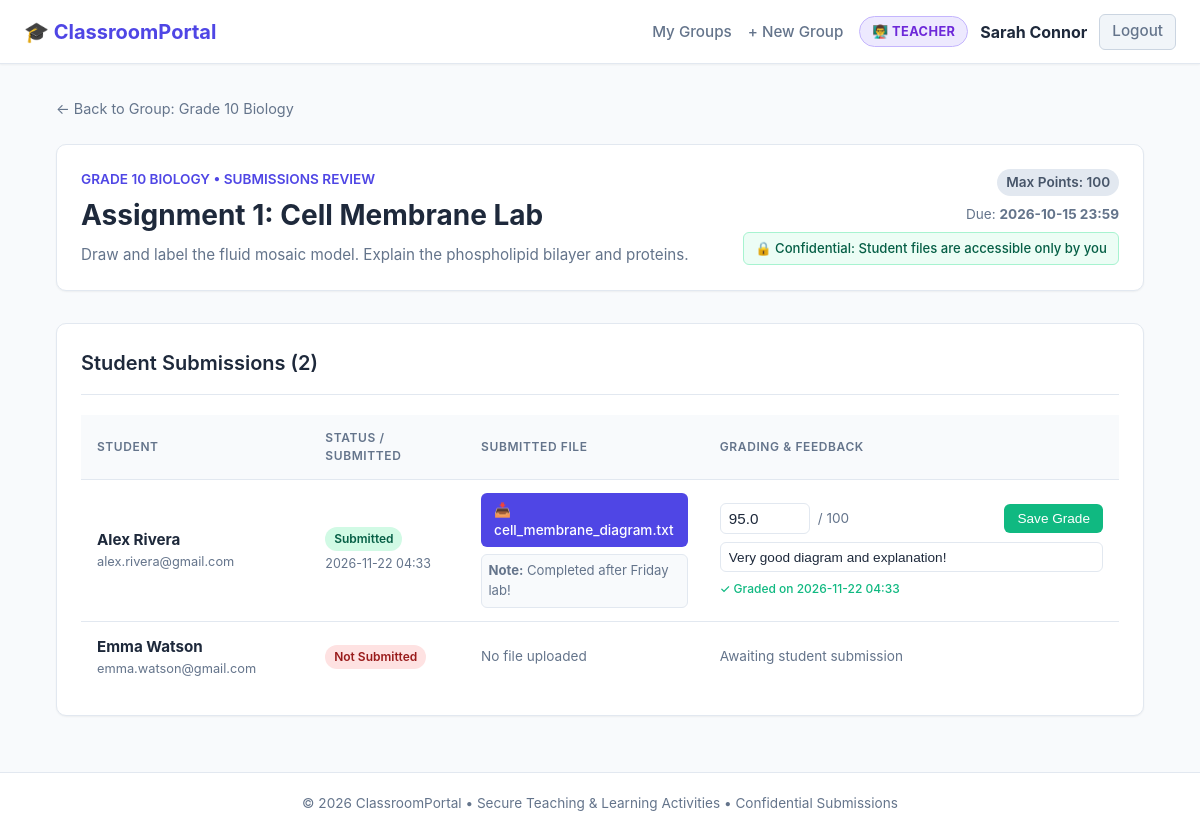
The app's page /teacher/assignments/9/submissions (signed in) with its own data.
### tables this page shows
CREATE TABLE users (
            id INTEGER PRIMARY KEY AUTOINCREMENT,
            username TEXT UNIQUE NOT NULL,
            email TEXT UNIQUE NOT NULL,
            password_hash TEXT NOT NULL,
            role TEXT NOT NULL CHECK(role IN ('teacher', 'student')),
            full_name TEXT NOT NULL,
            created_at TIMESTAMP DEFAULT CURRENT_TIMESTAMP
        );

CREATE TABLE groups (
            id INTEGER PRIMARY KEY AUTOINCREMENT,
            name TEXT NOT NULL,
            description TEXT,
            join_code TEXT UNIQUE NOT NULL,
            teacher_id INTEGER NOT NULL,
            created_at TIMESTAMP DEFAULT CURRENT_TIMESTAMP,
            FOREIGN KEY (teacher_id) REFERENCES users(id) ON DELETE CASCADE
        );

CREATE TABLE assignments (
            id INTEGER PRIMARY KEY AUTOINCREMENT,
            group_id INTEGER NOT NULL,
            title TEXT NOT NULL,
            description TEXT NOT NULL,
            due_date TEXT,
            max_points INTEGER DEFAULT 100,
            attachment_filename TEXT,
            original_attachment_name TEXT,
            created_at TIMESTAMP DEFAULT CURRENT_TIMESTAMP,
            FOREIGN KEY (group_id) REFERENCES groups(id) ON DELETE CASCADE
        );

CREATE TABLE submissions (
            id INTEGER PRIMARY KEY AUTOINCREMENT,
            assignment_id INTEGER NOT NULL,
            student_id INTEGER NOT NULL,
            stored_filename TEXT NOT NULL,
            original_filename TEXT NOT NULL,
            notes TEXT,
            submitted_at TIMESTAMP DEFAULT CURRENT_TIMESTAMP,
            grade REAL,
            feedback TEXT,
            graded_at TIMESTAMP,
            FOREIGN KEY (assignment_id) REFERENCES assignments(id) ON DELETE CASCADE,
            FOREIGN KEY (student_id) REFERENCES users(id) ON DELETE CASCADE,
            UNIQUE(assignment_id, student_id)
        );

### app.py (the view)
@app.route('/teacher/assignments/<int:assignment_id>/submissions')
@teacher_required
def teacher_assignment_submissions(assignment_id):
    db = get_db()
    assignment = db.execute(
        '''SELECT a.*, g.name AS group_name, g.teacher_id
           FROM assignments a
           JOIN groups g ON a.group_id = g.id
           WHERE a.id = ? AND g.teacher_id = ?''',
        (assignment_id, g.user['id'])
    ).fetchone()
    if not assignment:
        flash('Assignment not found or access unauthorized.', 'danger')
        return redirect(url_for('teacher_dashboard'))
    students = db.execute(
        '''SELECT u.id AS student_id, u.full_name, u.email,
                  s.id AS submission_id, s.stored_filename, s.original_filename,
                  s.notes, s.submitted_at, s.grade, s.feedback, s.graded_at
           FROM group_memberships m
           JOIN users u ON m.student_id = u.id
           LEFT JOIN submissions s ON s.assignment_id = ? AND s.student_id = u.id
           WHERE m.group_id = ?
           ORDER BY u.full_name ASC''',
        (assignment_id, assignment['group_id'])
    ).fetchall()
    return render_template('teacher/submissions.html', assignment=assignment, students=students)

### app.py (called while the page is built)
def get_db():
    db = getattr(g, '_database', None)
    if db is None:
        db_file = app.config.get('DATABASE_PATH', DATABASE_PATH)
        db = g._database = create_connection(db_file)
    return db

@app.teardown_appcontext
def close_connection(exception):
    db = getattr(g, '_database', None)
    if db is not None:
        db.close()

def get_current_user():
    if 'user_id' not in session:
        return None
    db = get_db()
    user = db.execute('SELECT * FROM users WHERE id = ?', (session['user_id'],)).fetchone()
    return user

@app.before_request
def load_user():
    g.user = get_current_user()

def teacher_required(f):
    @wraps(f)
    def decorated_function(*args, **kwargs):
        if g.user is None or g.user['role'] != 'teacher':
            flash('Access restricted to teachers only.', 'danger')
            return redirect(url_for('index'))
        return f(*args, **kwargs)
    return decorated_function

### database.py (called while the page is built)
def create_connection(path=None):
    db_file = path or DATABASE_PATH
    conn = sqlite3.connect(db_file)
    conn.row_factory = sqlite3.Row
    conn.execute("PRAGMA foreign_keys = ON;")
    return conn

### templates/teacher/submissions.html (shortened to what this page needs)
{% extends "base.html" %}
{% block content %}
<div style="margin-bottom: 1.5rem;">
    <a href="{{ url_for('teacher_group_detail', group_id=assignment['group_id']) }}" style="color: var(--text-muted); text-decoration: none; font-size: 0.9rem;">
        &larr; Back to Group: {{ assignment['group_name'] }}
    </a>
</div>
<div class="card" style="margin-bottom: 2rem;">
    <div style="display: flex; justify-content: space-between; align-items: flex-start; flex-wrap: wrap; gap: 1rem;">
        <div>
            <div style="font-size: 0.85rem; font-weight: 600; color: var(--primary); text-transform: uppercase; margin-bottom: 0.25rem;">
                {{ assignment['group_name'] }} &bull; Submissions Review
            </div>
            <h1 style="font-size: 1.75rem; font-weight: 700; margin-bottom: 0.5rem;">{{ assignment['title'] }}</h1>
            <p style="color: var(--text-muted); font-size: 0.95rem; white-space: pre-line;">{{ assignment['description'] }}</p>
        </div>
        <div style="text-align: right;">
            <div style="margin-bottom: 0.5rem;">
                <span class="badge badge-secondary" style="font-size: 0.85rem;">Max Points: {{ assignment['max_points'] }}</span>
            </div>
            {% if assignment['due_date'] %}
                <div style="font-size: 0.85rem; color: var(--text-muted);">
                    Due: <strong>{{ assignment['due_date'] }}</strong>
                </div>
            {% endif %}
            <div style="margin-top: 0.5rem;">
                <span class="privacy-badge">🔒 Confidential: Student files are accessible only by you</span>
            </div>
        </div>
    </div>
</div>
<div class="card">
    <div class="card-header">
        <h2 class="card-title">Student Submissions ({{ students|length }})</h2>
    </div>
    {% if students %}
        <div class="table-container">
            <table class="table">
                <thead>
                    <tr>
                        <th style="width: 22%;">Student</th>
                        <th style="width: 15%;">Status / Submitted</th>
                        <th style="width: 23%;">Submitted File</th>
                        <th style="width: 40%;">Grading &amp; Feedback</th>
                    </tr>
                </thead>
                <tbody>
                    {% for st in students %}
                        <tr>
                            <td>
                                <strong>{{ st['full_name'] }}</strong>
                                <div style="font-size: 0.8rem; color: var(--text-muted);">{{ st['email'] }}</div>
                            </td>
                            <td>
                                {% if st['submission_id'] %}
                                    <span class="badge badge-success">Submitted</span>
                                    <div style="font-size: 0.78rem; color: var(--text-muted); margin-top: 0.25rem;">
                                        {{ st['submitted_at'][:16] }}
                                    </div>
                                {% else %}
                                    <span class="badge badge-danger">Not Submitted</span>
                                {% endif %}
                            </td>
                            <td>
                                {% if st['submission_id'] %}
                                    <div style="margin-bottom: 0.4rem;">
                                        <a href="{{ url_for('download_submission_file', submission_id=st['submission_id']) }}" class="btn btn-primary btn-sm" title="Download securely">
                                            📥 {{ st['original_filename'] }}
                                        </a>
                                    </div>
                                    {% if st['notes'] %}
                                        <div style="font-size: 0.82rem; color: var(--text-muted); background: #f8fafc; padding: 0.4rem; border-radius: var(--radius-sm); border: 1px solid var(--border-color);">
                                            <strong>Note:</strong> {{ st['notes'] }}
                                        </div>
                                    {% endif %}
                                {% else %}
                                    <span style="color: var(--text-muted); font-size: 0.85rem;">No file uploaded</span>
                                {% endif %}
                            </td>
                            <td>
                                {% if st['submission_id'] %}
                                    <form method="POST" action="{{ url_for('teacher_grade_submission', submission_id=st['submission_id']) }}" style="display: flex; flex-direction: column; gap: 0.5rem;">
                                        <div style="display: flex; gap: 0.5rem; align-items: center;">
                                            <input type="number" step="0.5" name="grade" class="form-control" style="width: 90px; padding: 0.4rem 0.5rem;" placeholder="Score" value="{{ st['grade'] if st['grade'] is not none else '' }}" max="{{ assignment['max_points'] }}" min="0">
                                            <span style="font-size: 0.85rem; color: var(--text-muted);">/ {{ assignment['max_points'] }}</span>
                                            <button type="submit" class="btn btn-success btn-sm" style="margin-left: auto;">Save Grade</button>
                                        </div>
                                        <input type="text" name="feedback" class="form-control" style="padding: 0.4rem 0.5rem; font-size: 0.85rem;" placeholder="Feedback or comments for student..." value="{{ st['feedback'] or '' }}">
                                        {% if st['graded_at'] %}
                                            <span style="font-size: 0.75rem; color: var(--success); font-weight: 500;">
                                                ✓ Graded on {{ st['graded_at'][:16] }}
                                            </span>
                                        {% endif %}
                                    </form>
                                {% else %}
                                    <span style="color: var(--text-muted); font-size: 0.85rem;">Awaiting student submission</span>
                                {% endif %}
                            </td>
                        </tr>
                    {% endfor %}
                </tbody>
            </table>
        </div>
    {% else %}
        <div style="text-align: center; padding: 2rem 1rem; color: var(--text-muted);">
            No students enrolled in this group yet.
        </div>
    {% endif %}
</div>
{% endblock %}

### templates/base.html (shortened to what this page needs)
<!DOCTYPE html>
<html lang="en">
<head>
    <link rel="stylesheet" href="{{ url_for('static', filename='css/style.css') }}">
</head>
<body>
    <header class="navbar">
        <a href="{{ url_for('index') }}" class="nav-brand">
            <span>🎓 ClassroomPortal</span>
        </a>
        <nav>
            <ul class="nav-links">
                {% if g.user %}
                    {% if g.user['role'] == 'teacher' %}
                        <li><a href="{{ url_for('teacher_dashboard') }}">My Groups</a></li>
                        <li><a href="{{ url_for('teacher_create_group') }}">+ New Group</a></li>
                    {% else %}
                        <li><a href="{{ url_for('student_dashboard') }}">My Classes</a></li>
                        <li><a href="{{ url_for('student_join_group') }}">+ Join Group</a></li>
                    {% endif %}
                    <li class="nav-user">
                        {% if g.user['role'] == 'teacher' %}
                            <span class="user-badge teacher">👨‍🏫 Teacher</span>
                        {% else %}
                            <span class="user-badge student">👨‍🎓 Student</span>
                        {% endif %}
                        <strong>{{ g.user['full_name'] }}</strong>
                        <a href="{{ url_for('logout') }}" class="btn btn-secondary btn-sm">Logout</a>
                    </li>
                {% else %}
                    <li><a href="{{ url_for('login') }}">Log In</a></li>
                    <li><a href="{{ url_for('register') }}" class="btn btn-primary btn-sm">Register</a></li>
                {% endif %}
            </ul>
        </nav>
    </header>
    <main class="container">
        {% block content %}{% endblock %}
    </main>
    <footer>
        <p>&copy; 2026 ClassroomPortal &bull; Secure Teaching &amp; Learning Activities &bull; Confidential Submissions</p>
    </footer>
</body>
</html>

### records on screen
users: user.full_name "Sarah Connor"
groups: group_name "Grade 10 Biology", group_name "GRADE 10 BIOLOGY"
assignments: title "Assignment 1: Cell Membrane Lab", description "Draw and label the fluid mosaic model. Explain the phospholipid bilayer and proteins.", max_points "100", due_date "2026-10-15 23:59"
submissions: full_name "Alex Rivera", email "alex.rivera@gmail.com", submitted_at "2026-11-22 04:33", original_filename "cell_membrane_diagram.txt", notes "Completed after Friday lab!", grade "95.0", feedback "Very good diagram and explanation!", graded_at "2026-11-22 04:33"
users: full_name "Emma Watson", email "emma.watson@gmail.com", shows "Not Submitted", shows "No file uploaded", shows "Awaiting student submission"

### other values on screen
{{ students|length }} "2"
